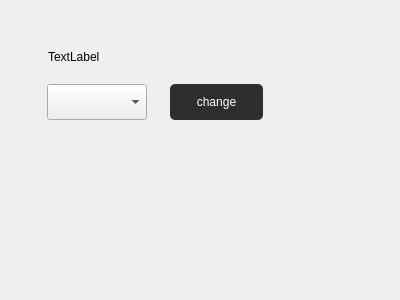
<?xml version="1.0" encoding="UTF-8"?>
<ui version="4.0">
 <class>LanguageSettingWidget</class>
 <widget class="QWidget" name="LanguageSettingWidget">
  <property name="geometry">
   <rect>
    <x>0</x>
    <y>0</y>
    <width>400</width>
    <height>300</height>
   </rect>
  </property>
  <property name="windowTitle">
   <string>Form</string>
  </property>
  <property name="styleSheet">
   <string notr="true">QPushButton#changeButton{
    border-radius:5px;
    background-color: #2E2E2E;
    color: #FFFFFF;
}</string>
  </property>
  <widget class="QComboBox" name="languageComboBox">
   <property name="geometry">
    <rect>
     <x>47</x>
     <y>84</y>
     <width>100</width>
     <height>36</height>
    </rect>
   </property>
   <property name="minimumSize">
    <size>
     <width>100</width>
     <height>36</height>
    </size>
   </property>
   <property name="maximumSize">
    <size>
     <width>100</width>
     <height>36</height>
    </size>
   </property>
  </widget>
  <widget class="QPushButton" name="changeButton">
   <property name="geometry">
    <rect>
     <x>170</x>
     <y>84</y>
     <width>93</width>
     <height>36</height>
    </rect>
   </property>
   <property name="text">
    <string>change</string>
   </property>
  </widget>
  <widget class="QLabel" name="languageLabel">
   <property name="geometry">
    <rect>
     <x>48</x>
     <y>45</y>
     <width>150</width>
     <height>23</height>
    </rect>
   </property>
   <property name="minimumSize">
    <size>
     <width>150</width>
     <height>23</height>
    </size>
   </property>
   <property name="maximumSize">
    <size>
     <width>150</width>
     <height>23</height>
    </size>
   </property>
   <property name="text">
    <string>TextLabel</string>
   </property>
  </widget>
 </widget>
 <resources/>
 <connections/>
</ui>
